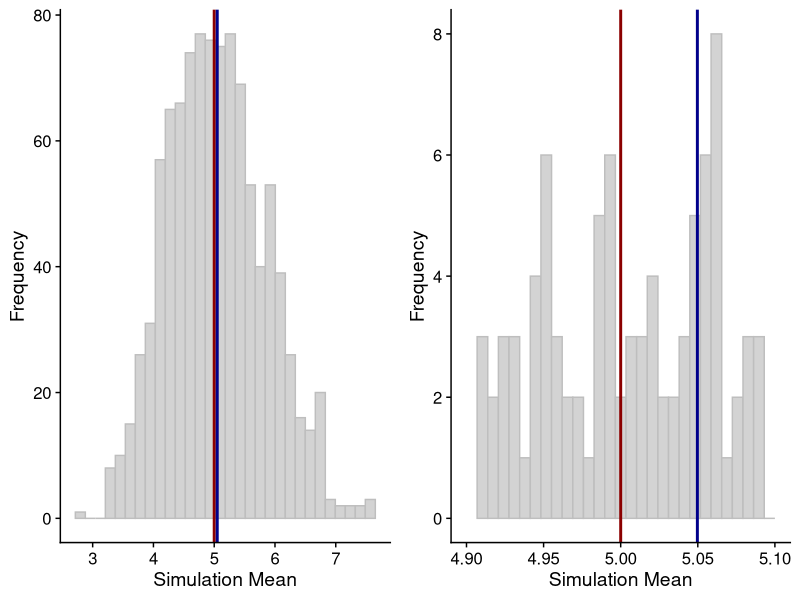
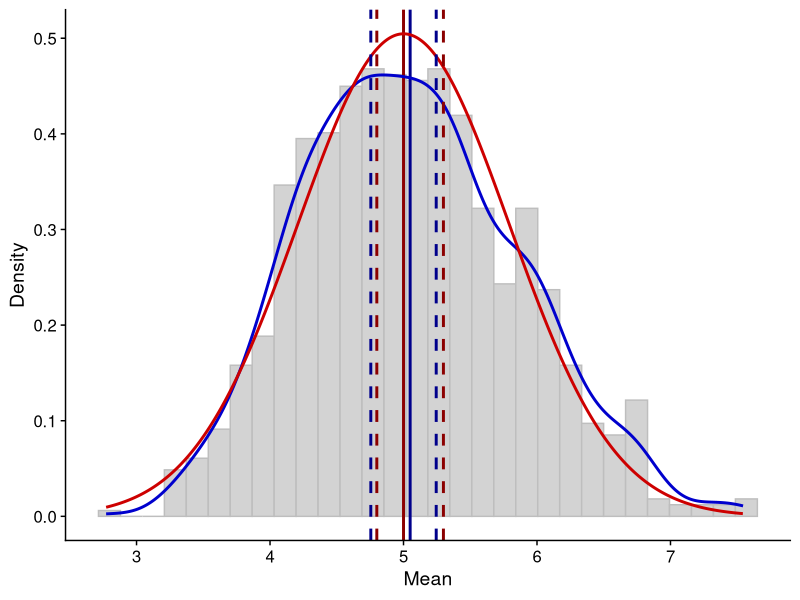

Write R code to recreate these figures, in order.
## ---- chunk 1
knitr::opts_chunk$set(echo = TRUE, options(scipen=999))
## ---- chunk 2
library(ggplot2) #Plotting system
library(cowplot) #Panel for ggplot2
## ---- chunk 3
lambda <- .2
n <- 40
sim <- 1000
## ---- chunk 4
set.seed(941104)
simulation <- matrix(replicate(sim, rexp(n, lambda)), sim, n)
## ---- chunk 5
teo_mean <- 1 / lambda
sim_mean <- rowMeans(simulation)
## ---- chunk 6
mean_hist <- ggplot() + 
  #Histogram
  geom_histogram(aes(x = sim_mean), color = 'gray', fill = 'lightgrey') +
  
  #Simulated and theoretical means
  geom_vline(aes(xintercept = teo_mean), color = 'red4', size = 1) +
  geom_vline(aes(xintercept = mean(sim_mean)), color = 'blue4', size = 1) +
  
  labs(x = 'Simulation Mean', y = 'Frequency') +
  theme_cowplot()

mean_hist_close <- mean_hist + scale_x_continuous(limits = c(4.9, 5.1))

plot_grid(mean_hist, mean_hist_close)
## ---- chunk 7
sim_var <- var(sim_mean)
sim_sd <- sd(sim_mean)

teo_var <- (1 / lambda) ** 2 / n
teo_sd <- (1 / lambda) / sqrt(n)
## ---- chunk 8
sim_ci95 <- round(mean(sim_mean) + c(-1, 1) * 1.96 *(sim_sd) / sqrt(n) , 3)
teo_ci95 <- round(teo_mean + c(-1, 1) * 1.96 *(teo_sd) / sqrt(n) , 3)
## ---- chunk 9
norm_x <- seq(min(sim_mean), max(sim_mean), 0.01)
sim_normal <- dnorm(norm_x, mean = teo_mean, sd = teo_sd)

ggplot() + 
  #Density histogram plot
  geom_histogram(aes(x = sim_mean, y = ..density..), color = 'gray', fill = 'lightgrey') +
  
  #Simulated and theoretical means
  geom_vline(aes(xintercept = teo_mean), color = 'red4', size = 1) +
  geom_vline(aes(xintercept = mean(sim_mean)), color = 'blue4', size = 1) +
  
  #Simulated and normal distribution density plots
  geom_density(aes(x = sim_mean), color = "blue3", size = 1) +
  geom_line(aes(x = norm_x, y = sim_normal), color = "red3", size = 1) +
  
  #95% Confidence intervals
  geom_vline(aes(xintercept = sim_ci95), color = 'red4', size = 1, linetype = 2) +
  geom_vline(aes(xintercept = teo_ci95), color = 'blue4', size = 1, linetype = 2) +
  
  labs(x = 'Mean', y = 'Density') +
  theme_cowplot()
